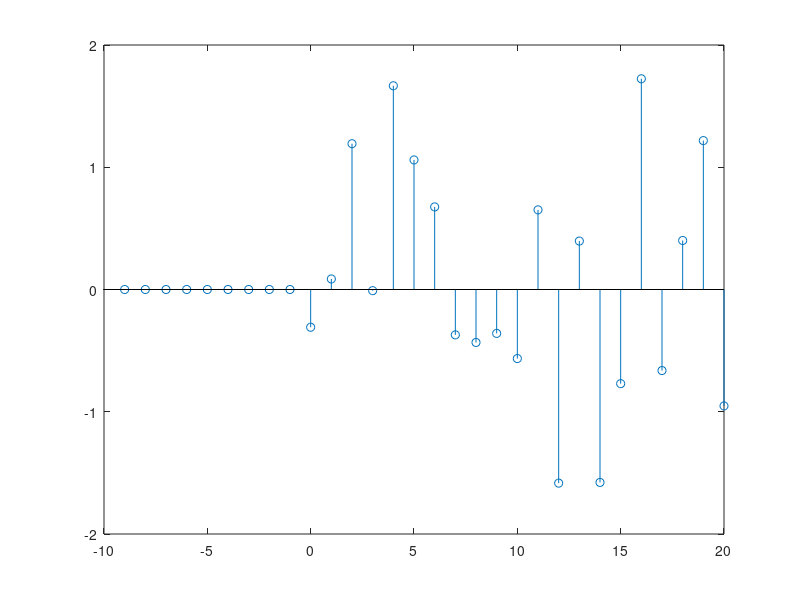

This figure's MATLAB source: (Note: this script raises an error after producing the figure.)
% linearity check
aa = rand; bb = rand;
xx1 = randn(1,20);
xx2 = randn(1,20);
% combined signal
cs = aa*xx1 + bb*xx2;
% system: 4 point running average
% y[n] = 1/4*(x[n] + x[n-1] + x[n-2] + x[n-3])
Fcs = 1/4*( cs + [0,cs(1:19)] + [0,0,cs(1:18)] + ...
[0,0,0,cs(1:17)]);
Fxx1 = 1/4*( xx1 + [0,xx1(1:19)] + [0,0,xx1(1:18)] + ...
[0,0,0,xx1(1:17)]);
% causality
nn = -9:20; % 100 points around 0
xx = randn(size(nn)) .* double(nn >= 0);
stem(nn,xx)
Fxx = 1/4*( xx + [0,xx(1:99)] + [0,0,xx(1:98)] + ...
[0,0,0,xx(1:97)]);
stem(nn,Fxx)
norm(Fxx(nn < 0))